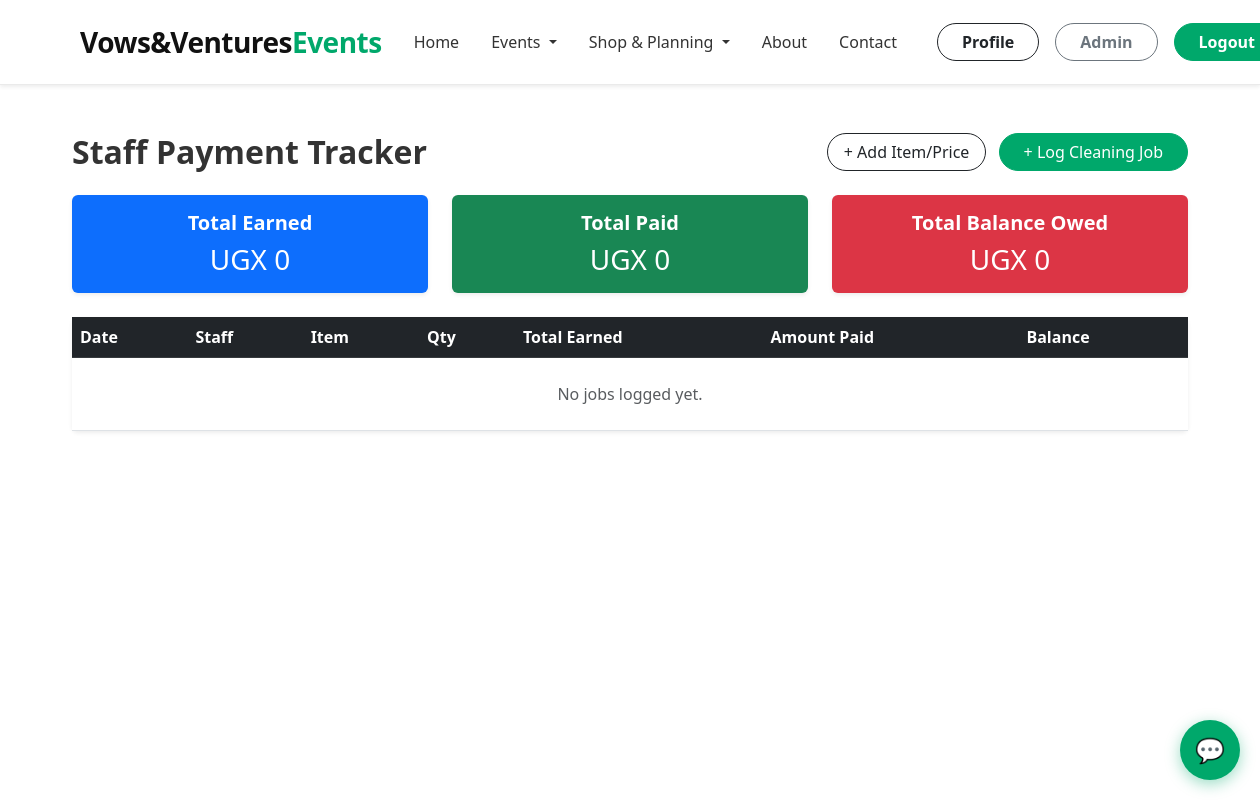
The page /staff/cleaning/ (signed in) on the database as committed earlier.
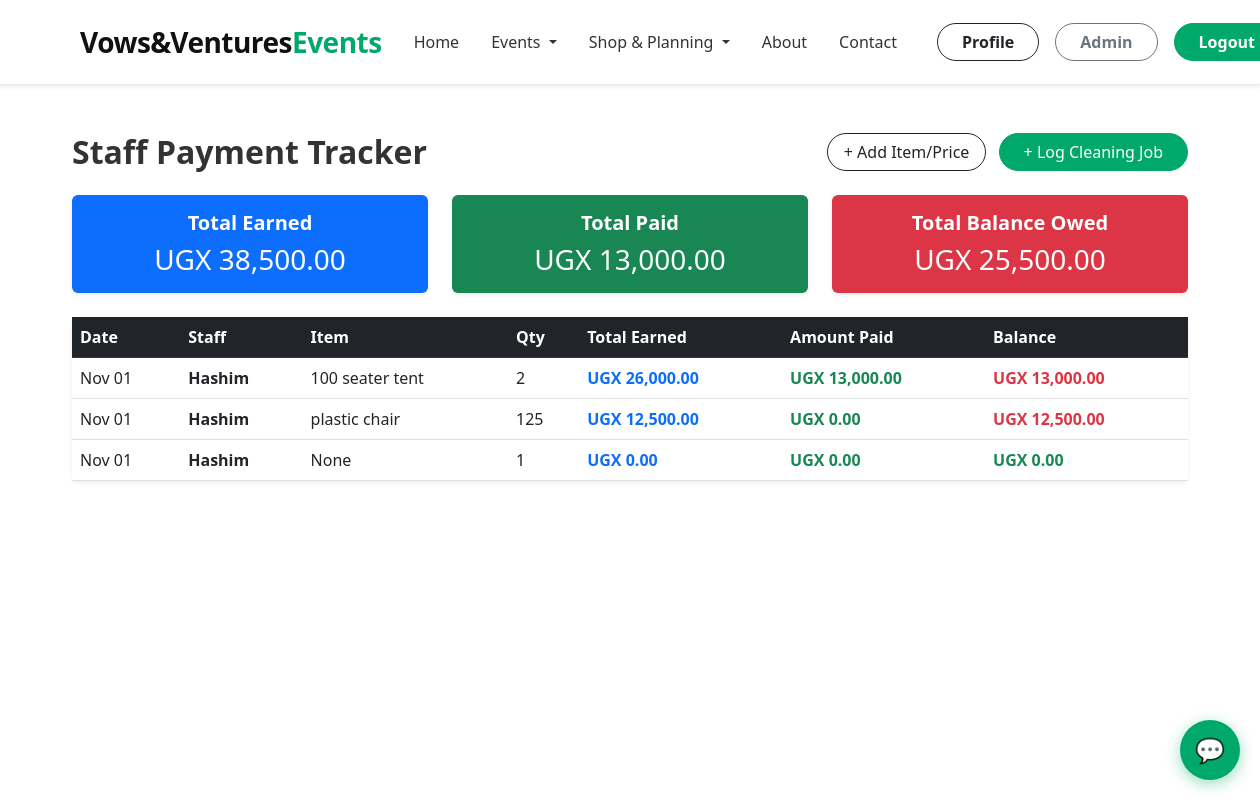
The same page on the database as committed later.
### EventLaunch/models.py (models this page shows, shortened)
class CleaningJob(models.Model):
    staff_name = models.CharField(max_length=100)
    service = models.ForeignKey(LaundryService, on_delete=models.CASCADE, null=True, blank=True)
    custom_description = models.CharField(max_length=200, blank=True, null=True, help_text="Use this if the item is not in the list")
    custom_price = models.DecimalField(max_digits=10, decimal_places=2, default=0.00, help_text="Price for custom item")
    quantity = models.PositiveIntegerField(default=1)
    amount_paid = models.DecimalField(max_digits=10, decimal_places=2, default=0.00)
    date_cleaned = models.DateTimeField(auto_now_add=True)
    def total_earned(self):
        if self.service:
            return self.service.price * self.quantity
        return self.custom_price * self.quantity
    def balance_remaining(self):
        return self.total_earned() - self.amount_paid

class LaundryService(models.Model):
    name = models.CharField(max_length=100)
    price = models.DecimalField(max_digits=10, decimal_places=2, help_text="Amount paid to staff per item")

### EventLaunch/views.py (the view)
# urls.py: path('staff/cleaning/', views.cleaning_dashboard, name='cleaning_dashboard'),
@login_required
def cleaning_dashboard(request):
    jobs = CleaningJob.objects.all().order_by('-date_cleaned')
    total_earned = sum(job.total_earned() for job in jobs)
    total_paid = sum(job.amount_paid for job in jobs)
    total_balance = total_earned - total_paid
    return render(request, 'events/cleaning_dashboard.html', {
        'jobs': jobs,
        'total_earned': total_earned,
        'total_paid': total_paid,
        'total_balance': total_balance
    })

### templates/events/cleaning_dashboard.html (shortened to what this page needs)
{% extends 'base.html' %}
{% load humanize %}
{% block content %}
<div class="container mt-5 mb-5">
    <div class="d-flex justify-content-between align-items-center mb-4 flex-wrap gap-2">
        <h2 class="fw-bold mb-0">Staff Payment Tracker</h2>
        <div>
            <a href="{% url 'add_laundry_service' %}" class="btn btn-outline-dark rounded-pill px-3 me-2">+ Add Item/Price</a>
            <a href="{% url 'add_cleaning_job' %}" class="btn btn-success rounded-pill px-4">+ Log Cleaning Job</a>
        </div>
    </div>
    <div class="row mb-4">
        <div class="col-md-4">
            <div class="card bg-primary text-white shadow-sm border-0">
                <div class="card-body text-center">
                    <h5 class="fw-bold">Total Earned</h5>
                    <h3 class="mb-0">UGX {{ total_earned|intcomma }}</h3>
                </div>
            </div>
        </div>
        <div class="col-md-4">
            <div class="card bg-success text-white shadow-sm border-0">
                <div class="card-body text-center">
                    <h5 class="fw-bold">Total Paid</h5>
                    <h3 class="mb-0">UGX {{ total_paid|intcomma }}</h3>
                </div>
            </div>
        </div>
        <div class="col-md-4">
            <div class="card bg-danger text-white shadow-sm border-0">
                <div class="card-body text-center">
                    <h5 class="fw-bold">Total Balance Owed</h5>
                    <h3 class="mb-0">UGX {{ total_balance|intcomma }}</h3>
                </div>
            </div>
        </div>
    </div>
    <div class="card shadow-sm border-0">
        <div class="card-body p-0">
            <table class="table table-hover mb-0">
                <thead class="table-dark">
                    <tr>
                        <th>Date</th>
                        <th>Staff</th>
                        <th>Item</th>
                        <th>Qty</th>
                        <th>Total Earned</th>
                        <th>Amount Paid</th>
                        <th>Balance</th>
                    </tr>
                </thead>
                <tbody>
                    {% for job in jobs %}
                    <tr>
                        <td>{{ job.date_cleaned|date:"M d" }}</td>
                        <td class="fw-bold">{{ job.staff_name }}</td>
                        <td>{{ job.service.name|default:job.custom_description }}</td>
                        <td>{{ job.quantity }}</td>
                        <td class="text-primary fw-bold">UGX {{ job.total_earned|intcomma }}</td>
                        <td class="text-success fw-bold">UGX {{ job.amount_paid|intcomma }}</td>
                        <td class="{% if job.balance_remaining > 0 %}text-danger{% else %}text-success{% endif %} fw-bold">
                            UGX {{ job.balance_remaining|intcomma }}
                        </td>
                    </tr>
                    {% empty %}
                    <tr>
                        <td colspan="7" class="text-center py-4 text-muted">No jobs logged yet.</td>
                    </tr>
                    {% endfor %}
                </tbody>
            </table>
        </div>
    </div>
</div>
{% endblock %}

### templates/base.html (shortened to what this page needs)
{% load static %}
<!DOCTYPE html>
<html lang="en">
<head>
  <link href="{% static 'css/bootstrap.min.css' %}" rel="stylesheet">
  <link rel="stylesheet" href="{% static 'css/ralph.css' %}?v=6">
</head>
<body>
<nav class="navbar navbar-expand-lg bg-white py-3 shadow-sm sticky-top">
  <div class="container">
    <a class="navbar-brand d-flex align-items-center fw-bold fs-3" href="{% url 'home' %}" style="color: #111;">
      Vows&Ventures<span style="color: #00a86b;">Events</span>
    </a>
    <div class="collapse navbar-collapse" id="navbarNav">
      <div class="collapse navbar-collapse" id="navbarNav">
  <ul class="navbar-nav mx-auto mb-2 mb-lg-0 fw-semibold">
    <li class="nav-item"><a class="nav-link text-dark" href="{% url 'home' %}">Home</a></li>
    <li class="nav-item dropdown">
      <a class="nav-link dropdown-toggle text-dark" href="#" id="eventsDropdown" role="button" data-bs-toggle="dropdown" aria-expanded="false">
        Events
      </a>
    </li>
    <li class="nav-item dropdown">
      <a class="nav-link dropdown-toggle text-dark" href="#" id="shopDropdown" role="button" data-bs-toggle="dropdown" aria-expanded="false">
        Shop & Planning
      </a>
    </li>
    <li class="nav-item"><a class="nav-link text-dark" href="{% url 'about' %}">About</a></li>
<li class="nav-item"><a class="nav-link text-dark" href="{% url 'contact' %}">Contact</a></li>
  </ul>
      <div class="d-flex align-items-center gap-3">
        {% if user.is_authenticated %}
            <a href="{% url 'profile' %}" class="btn btn-outline-dark px-4 rounded-pill fw-semibold">Profile</a>
            <a href="/admin/" class="btn btn-outline-secondary px-4 rounded-pill fw-semibold">Admin</a>
            <form method="post" action="{% url 'logout' %}" class="d-inline m-0">
                <button type="submit" class="btn btn-primary px-4 rounded-pill fw-semibold" style="background-color: #00a86b; border-color: #00a86b;">Logout</button>
            </form>
        {% else %}
            <a href="{% url 'login' %}" class="btn btn-outline-dark px-4 rounded-pill fw-semibold">Log In</a>
            <a href="{% url 'signup' %}" class="btn btn-primary px-4 rounded-pill fw-semibold" style="background-color: #00a86b; border-color: #00a86b;">Sign Up</a>
        {% endif %}
      </div>
    </div>
  </div>
</nav>
<div class="container-fluid p-0">
  {% block content %}{% endblock %}
</div>
<div id="wendy-container" style="position: fixed; bottom: 20px; right: 20px; z-index: 9999;">
    <button id="wendy-toggle-btn" onclick="toggleChat()" style="background: #00a86b; color: white; border: none; border-radius: 50%; width: 60px; height: 60px; font-size: 24px; box-shadow: 0 4px 15px rgba(0, 168, 107, 0.4); cursor: pointer; float: right; transition: transform 0.2s;">
        💬
    </button>
</div>
</body>
</html>

### static/css/ralph.css (style rules this page uses)
body { background-color: #ffffff !important; color: #333333; font-family: 'Segoe UI', Tahoma, Geneva, Verdana, sans-serif; }
.navbar { background-color: #ffffff !important; border-bottom: 1px solid #eaeaea; }
.navbar-brand { color: #111111 !important; font-weight: 800; font-size: 1.6rem; letter-spacing: -0.5px; }
.nav-link { color: #333333 !important; font-weight: 500; padding: 0.5rem 1rem !important; transition: color 0.2s ease; }
.btn-success { background-color: #00a86b !important; border-color: #00a86b !important; }

Rows that differ between the two databases and show on the page:
added CleaningJob: date_cleaned "Nov 01", staff_name "Hashim", service.name "100 seater tent", quantity "2", total_earned "26,000.00", amount_paid "13,000.00", balance_remaining "13,000.00"
added CleaningJob: date_cleaned "Nov 01", staff_name "Hashim", service.name "plastic chair", quantity "125", total_earned "12,500.00", amount_paid "0.00", balance_remaining "12,500.00"
added CleaningJob: date_cleaned "Nov 01", staff_name "Hashim", service.name "None", quantity "1", total_earned "0.00", amount_paid "0.00", balance_remaining "0.00"
Other text that changed with them:
{{ total_earned|intcomma }}: "0" → "38,500.00"
{{ total_paid|intcomma }}: "0" → "13,000.00"
{{ total_balance|intcomma }}: "0" → "25,500.00"
text no longer shown: "No jobs logged yet."
